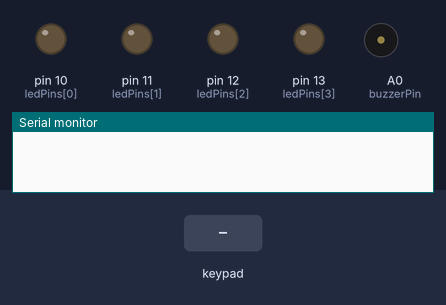
The sketch below on a simulated Arduino Uno, built with avr-gcc and run on an emulated ATmega328P. Parts: output pins drawn as LEDs (lit = HIGH), buzzer (waves = sounding), the last lines printed to the serial monitor. The test bench sets the inputs (shaded band).

Above: at 1.2 s.
1.3 s: key '#' pressed
At 1.5 s:
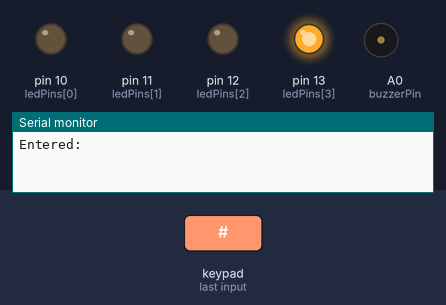
At 1.9 s:
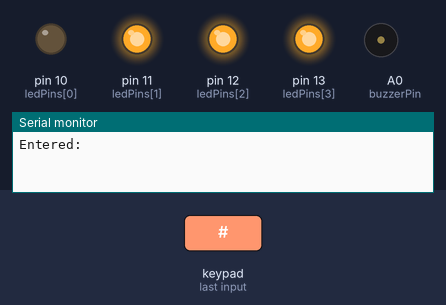
4.3 s: keypad keys 1 2 3 4 # pressed 0.4 s apart
At 6.1 s:
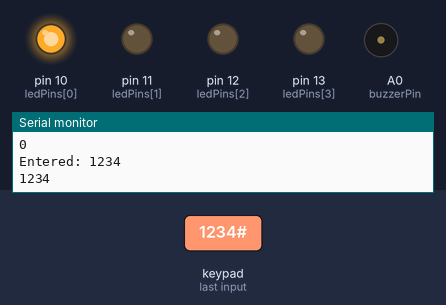
Timing chart, 0 to 8.3 s (numbered marks = the images above; inputs shaded):
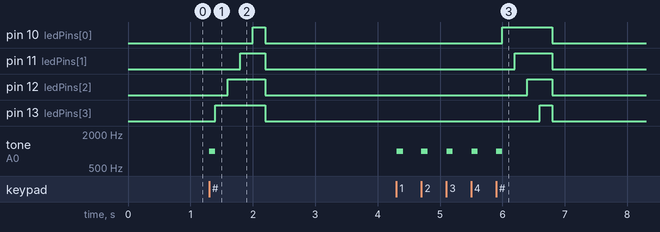

Measured:
- after the input at 1.3 s, pin 10 (ledPins[0]): LOW → HIGH after 0.70 s, → LOW 0.20 s later; pin 11 (ledPins[1]): LOW → HIGH after 0.50 s, → LOW 0.40 s later
- after the input at 4.3 s, pin 10 (ledPins[0]): LOW → HIGH after 1.7 s, → LOW 0.80 s later; pin 11 (ledPins[1]): LOW → HIGH after 1.9 s, → LOW 0.60 s later

The sketch:

LAB7PROB4_BEYA.ino
```cpp
#include <Keypad.h>

const int ROW_NUM = 4; // Four rows
const int COLUMN_NUM = 4; // Four columns
char keys[ROW_NUM][COLUMN_NUM] = {
  {'1','2','3','A'},
  {'4','5','6','B'},
  {'7','8','9','C'},
  {'*','0','#','D'}
};
byte pin_rows[ROW_NUM] = {9, 8, 7, 6};
byte pin_column[COLUMN_NUM] = {5, 4, 3, 2};
const int buzzerPin = A0;
int ledPins[4] = {10, 11, 12, 13}; //for for loop operations
// const int ledPin1 = 10;
// const int ledPin2 = 11;
// const int ledPin3 = 12;
// const int ledPin4 = 13;

//password
const char password[] = "1234";

//keypad
Keypad keypad = Keypad(makeKeymap(keys), pin_rows, pin_column, ROW_NUM, COLUMN_NUM);

char enteredPassword[5];
int passwordIndex = 0;
bool passwordCorrect = false;
int remainingTrials = 3;

void setup() {
  // pinMode(ledPin1, OUTPUT);
  // pinMode(ledPin2, OUTPUT);
  // pinMode(ledPin3, OUTPUT);
  // pinMode(ledPin4, OUTPUT);
  for(int i = 0; i < 4; i++){ //stored led pins into an array for for loop operation
    pinMode(ledPins[i], OUTPUT);
  }
  pinMode(buzzerPin, OUTPUT);
  pinMode(A1, INPUT_PULLUP);
  Serial.begin(9600);
}

void loop() {
  char key = keypad.getKey();
  while(remainingTrials <= 0){  //ADDED: handler for 0 tries. blinking LEDS and disabled keypad.
    for(int i = 0; i < 4; i++){
      digitalWrite(ledPins[i], HIGH);
    }
    delay(200);
    offAll();
    delay(200);
  }

  if (key) {
    playButtonSound();

    if (key == '#') {
      Serial.print("Entered: ");
      Serial.println(enteredPassword);
      //password checking
      enteredPassword[passwordIndex] = '\0';
      Serial.println(enteredPassword);
      if (strcmp(enteredPassword, password) == 0) {
        passwordCorrect = true;
      }

    if (passwordCorrect) { //nilipat ko yung pw checking logic sa if block ng #
    //LED left to right
    for (int i = 0; i < 4; i++) {
      digitalWrite(ledPins[i], HIGH);
      delay(200);
    }

    //reset pw and trials
    passwordCorrect = false;
    remainingTrials = 3;
  }else if (!passwordCorrect && remainingTrials >= 0) {//CHANGED: changed into else if since remainingTrials-- was done even if the pw was correct.
    remainingTrials--;
    if (remainingTrials == 1) {
      //disable keypad
      keypad.setDebounceTime(0);
    }

    //LED right to left
    for (int i = 3; i >= 0; i--) {
     // Serial.println(i);
      digitalWrite(ledPins[i], HIGH);
      delay(200);
    }


    memset(enteredPassword, 0, sizeof(enteredPassword));
    passwordIndex = 0;

    //remaining trials left

  }
    offAll(); //LED TURNS OFF after password attempt whether it is correct or not.
    Serial.println(remainingTrials);  //diagnostic purposes. can be deleted if desired.
    Serial.println(passwordCorrect);


      //reset buffer
      memset(enteredPassword, 0, sizeof(enteredPassword));
      passwordIndex = 0;
    } else if (key == '*') {
      //clear password
      memset(enteredPassword, 0, sizeof(enteredPassword));
      passwordIndex = 0;
    } else {
      enteredPassword[passwordIndex] = key;
      passwordIndex++;

      if (passwordIndex >= sizeof(enteredPassword) - 1) {
        passwordIndex = sizeof(enteredPassword) - 1;
      }
    }
  }
  //MOVED: moved it into the block where it handles when # key is pressed
  // if (passwordCorrect) {
  //   //LED left to right
  //   for (int i = 0; i < 4; i++) {
  //     digitalWrite(ledPins[i], HIGH);
  //     delay(200);
  //   }

  //   //reset pw and trials
  //   passwordCorrect = false;
  //   remainingTrials = 3;
  // }

  // if (!passwordCorrect && remainingTrials >= 0) {
  //   if (remainingTrials == 1) {
  //     //disable keypad
  //     keypad.setDebounceTime(0);
  //   }

  //   //LED right to left
  //   for (int i = 3; i >= 0; i--) {
  //     Serial.println(i);
  //     digitalWrite(ledPins[i], HIGH);
  //     delay(200);
  //   }

  //   memset(enteredPassword, 0, sizeof(enteredPassword));
  //   passwordIndex = 0;

  //   //remaining trials left
  //   remainingTrials--;
  // }
}

void playButtonSound() {
  tone(buzzerPin, 1000, 200);
    delay(100);
    noTone(buzzerPin);
}

void offAll(){  //ADDED: a function which turns off LEDS
  for(int i = 0; i < 4; i++){
    digitalWrite(ledPins[i], LOW);
  }
}
```
